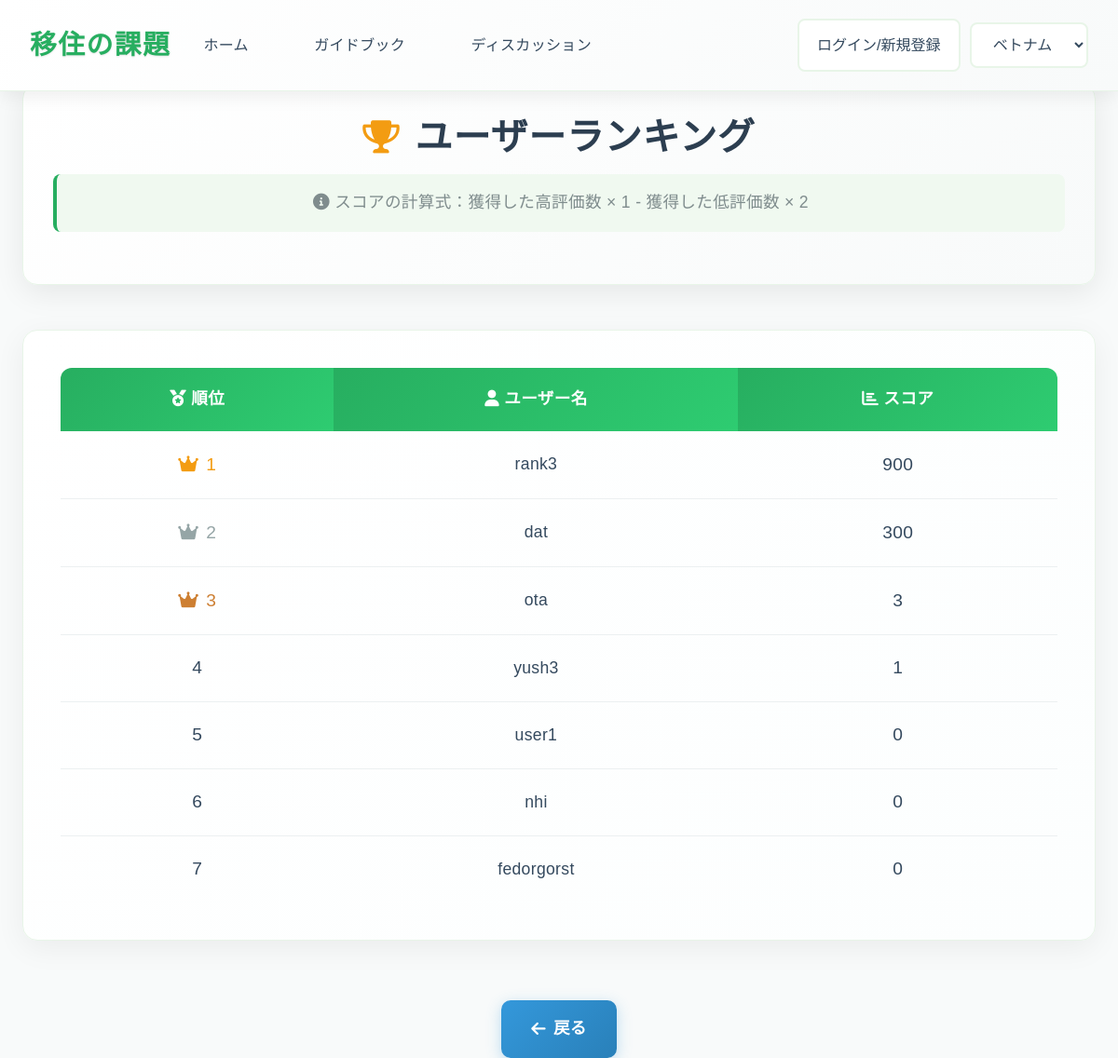
Before: /discussions/ranking/ with the older database file.
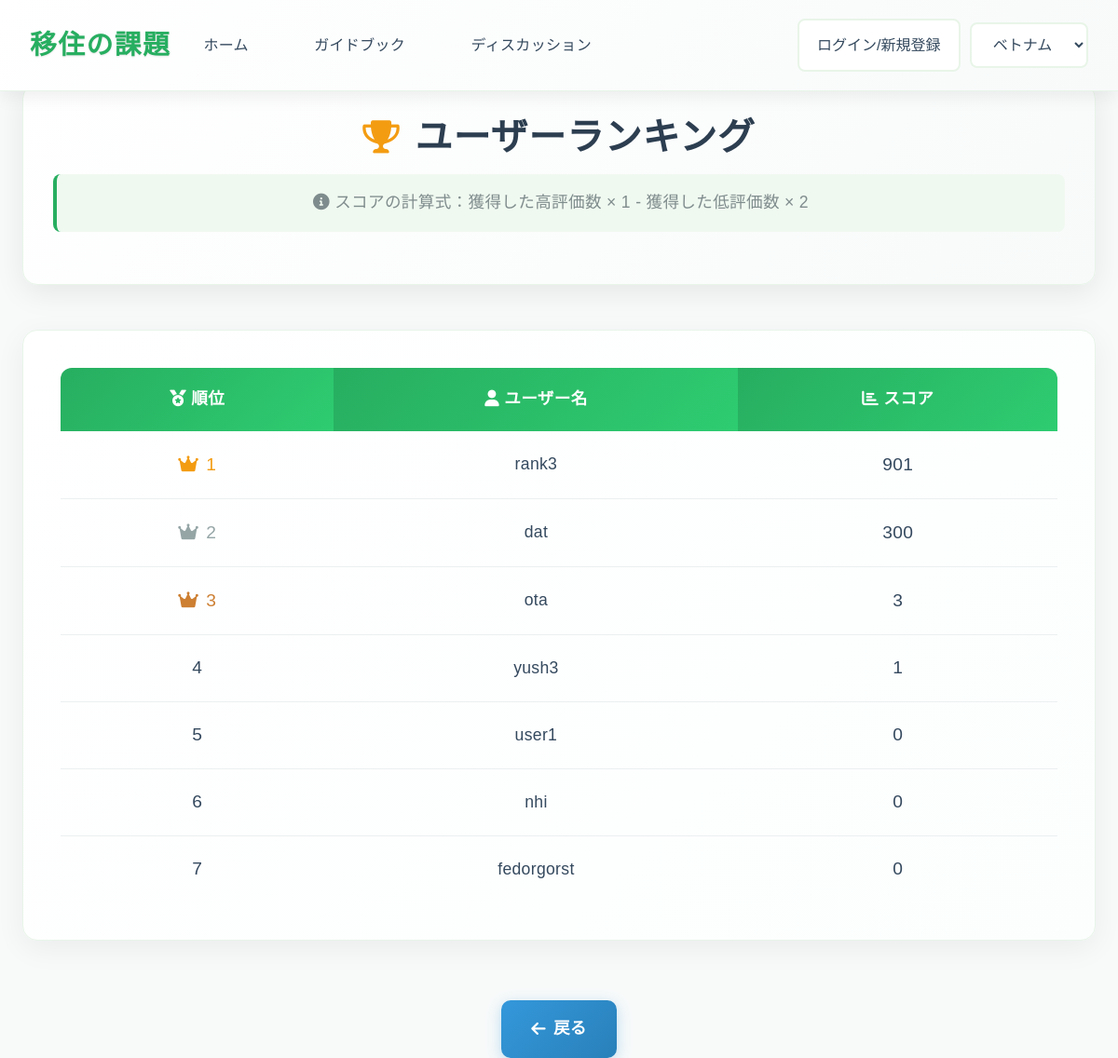
After: the same page with the newer database file.
### app1/models.py (models this page shows, shortened)
class UserName(models.Model):
    id=models.UUIDField(primary_key=True,default=uuid.uuid4,editable=False)
    user_name=models.CharField(max_length=50,verbose_name="ユーザ名")
    password=models.CharField(max_length=50,null=True,blank=True,verbose_name="パスワード")
    score=models.IntegerField(default=0,verbose_name="スコア")

### app1/views.py (the view)
class RankingView(View):
    def get(self,request):
        users = UserName.objects.all().order_by('-score')
        return render(request,"app1/ranking.html",{"users":users})

### templates/app1/ranking.html (shortened to what this page needs)
<!DOCTYPE html>
<html lang="ja">
<head>
    <link rel="stylesheet" href="https://cdnjs.cloudflare.com/ajax/libs/font-awesome/6.0.0-beta3/css/all.min.css">
    <link rel="stylesheet" href="https://cdn.jsdelivr.net/npm/bootstrap@4.1.3/dist/css/bootstrap.min.css">
    {% load static %}
    <link rel="stylesheet" href="{% static 'app1/css/ranking_style.css' %}">
</head>
<body>
    <header class="navbar">
        <div class="navbar-brand">移住の課題</div>
        <nav class="navbar-menu">
            <a href="{% url 'app1:index' %}" class="nav-item active" style="text-decoration: none;">ホーム</a>
            <a href="{% url 'app1:general' %}" class="nav-item" style="text-decoration: none;">ガイドブック</a>
            <a href="{% url 'app1:discussions' %}" class="nav-item" style="text-decoration: none;">ディスカッション</a>
        </nav>
        {% if request.user.is_authenticated %}
        <form action="{% url 'accounts:logout' %}" method="post" style="margin: 0 0 0 auto; margin-right: 10px;">
            {% csrf_token %}
            <button type="submit" id="country-select" class="country-select" style="background-color: white;">{{request.user}}からログアウト</button>
        </form>
        {% else %}
        <button onclick="location.href='/login'" id="country-select" class="country-select" style="margin: 0 0 0 auto; margin-right: 10px; background-color: white;" >ログイン/新規登録</button>
        {% endif %}
        <div class="navbar-actions">
            <select id="country-select" class="country-select">
                <option value="ベトナム">ベトナム</option>
            </select>
        </div>
    </header>
    <main class="container">
        <div class="ranking-header">
            <h1>
                <i class="fas fa-trophy"></i>
                ユーザーランキング
            </h1>
            <div class="ranking-description">
                <i class="fas fa-info-circle"></i>
                スコアの計算式：獲得した高評価数 × 1 - 獲得した低評価数 × 2
            </div>
        </div>
        <div class="ranking-table-container">
            <table class="ranking-table">
                <thead>
                    <tr>
                        <th scope="col"><i class="fas fa-medal"></i> 順位</th>
                        <th scope="col"><i class="fas fa-user"></i> ユーザー名</th>
                        <th scope="col"><i class="fas fa-chart-bar"></i> スコア</th>
                    </tr>
                </thead>
                <tbody>
                    {% for user in users %}
                    <tr>
                        <td class="rank-position {% if forloop.counter == 1 %}first{% elif forloop.counter == 2 %}second{% elif forloop.counter == 3 %}third{% endif %}">{{forloop.counter}}</td>
                        <td class="user-name">{{user.user_name}}</td>
                        <td class="user-score {% if user.score > 0 %}positive-score{% elif user.score < 0 %}negative-score{% else %}zero-score{% endif %}">{{user.score}}</td>
                    </tr>
                    {% endfor %}
                </tbody>
            </table>
        </div>
        <div class="back-button-container">
            <button onclick="location.href='/discussions'" class="back-button">
                <i class="fas fa-arrow-left"></i>
                戻る
            </button>
        </div>
    </main>
</body>
</html>

Changed rows visible on the page:
changed UserName "rank3": score "900" → "901"
